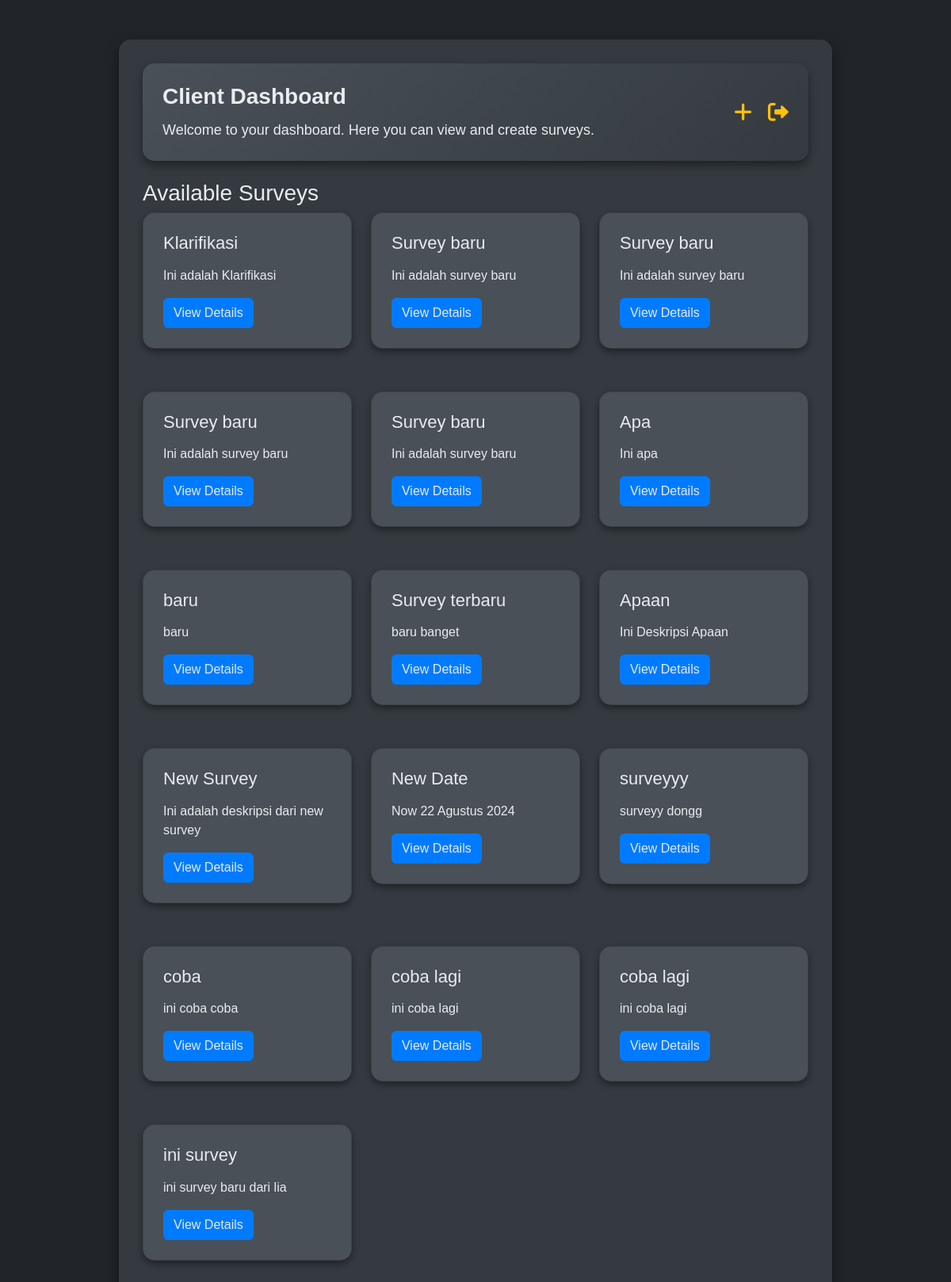
The page /client/index.php (signed in) on the database its author committed.
### tables this page shows
CREATE TABLE `surveys` (
  `id` int NOT NULL,
  `title` varchar(255) NOT NULL,
  `description` text,
  `created_by` int DEFAULT NULL,
  `created_at` timestamp NULL DEFAULT CURRENT_TIMESTAMP
);

### client/index.php (the view, shortened to what this page needs)
<?php
include('../config/db.php');
$stmt = $pdo->query("SELECT * FROM surveys");
$surveys = $stmt->fetchAll();
?>
<!DOCTYPE html>
<html lang="en">
<head>
    <link href="https://cdn.jsdelivr.net/npm/bootstrap@5.2.3/dist/css/bootstrap.min.css" rel="stylesheet"
>
    <link rel="stylesheet" href="https://cdnjs.cloudflare.com/ajax/libs/font-awesome/6.0.0-beta3/css/all.min.css">
    <link rel="stylesheet" href="https://cdn.jsdelivr.net/npm/sweetalert2@11.7.0/dist/sweetalert2.min.css">
    <link rel="stylesheet" href="../css/index_client.css">
</head>
<body>
    <div class="container">
        <div class="dashboard-header">
            <div>
                <h2>Client Dashboard</h2>
                <p>Welcome to your dashboard. Here you can view and create surveys.</p>
            </div>
            <div class="d-flex align-items-center">
                <i class="fas fa-plus btn-create-survey" id="createSurveyIcon" title="Create New Survey"></i>
                <i class="fas fa-sign-out-alt logout-icon" id="logoutIcon" title="Logout"></i>
            </div>
        </div>
        <h3 class="mt-4">Available Surveys</h3>
        <div class="row">
            <?php foreach ($surveys as $survey): ?>
            <div class="col-md-4 mb-4">
                <div class="card survey-card">
                    <div class="card-body survey-card-body">
                        <h5 class="card-title"><?= htmlspecialchars($survey['title']) ?></h5>
                        <p class="card-text"><?= htmlspecialchars($survey['description']) ?></p>
                        <button type="button" class="btn btn-secondary btn-view-details"
                            data-id="<?= $survey['id'] ?>">View Details</button>
                    </div>
                </div>
            </div>
            <?php endforeach; ?>
        </div>
    </div>
</body>
</html>

### css/index_client.css (style rules this page uses)
body { font-family: "Poppins", sans-serif; background-color: #212529; color: #e9ecef; margin: 0; padding: 0; }
.container { margin-top: 50px; max-width: 900px; background-color: #343a40; padding: 30px; border-radius: 15px; box-shadow: 0 8px 16px rgba(0, 0, 0, 0.5); }
.dashboard-header { background: linear-gradient(135deg, #495057, #343a40); color: #e9ecef; padding: 25px; border-radius: 15px; box-shadow: 0 6px 12px rgba(0, 0, 0, 0.4); display: flex; justify-content: space-between; align-items: center; }
.dashboard-header h2 { margin: 0; font-weight: 600; font-size: 28px; }
.dashboard-header p { margin: 12px 0 0; font-size: 18px; font-weight: 300; }
.btn-create-survey, .logout-icon { font-size: 26px; margin-left: 20px; color: #ffc107; transition: all 0.3s ease; cursor: pointer; }
.survey-card { border-radius: 15px; background-color: #495057; color: #e9ecef; box-shadow: 0 4px 8px rgba(0, 0, 0, 0.4); transition: transform 0.3s, box-shadow 0.3s; margin-bottom: 30px; }
.survey-card-body { padding: 25px; }
.card-title { font-size: 22px; font-weight: 500; margin-bottom: 15px; }
.card-text { font-size: 16px; font-weight: 300; }
.btn-view-details { background-color: #ffc107; border-color: #ffc107; color: #343a40; transition: background-color 0.3s, transform 0.3s; }
.btn-secondary { background-color: #007bff; border-color: #007bff; color: #e9ecef; transition: background-color 0.3s; }

### rows shown on the page
surveys: title "Klarifikasi", description "Ini adalah Klarifikasi"
surveys: title "Survey baru", description "Ini adalah survey baru"
surveys: title "Survey baru", description "Ini adalah survey baru"
surveys: title "Survey baru", description "Ini adalah survey baru"
surveys: title "Survey baru", description "Ini adalah survey baru"
surveys: title "Apa", description "Ini apa"
surveys: title "baru", description "baru"
surveys: title "Survey terbaru", description "baru banget"
surveys: title "Apaan", description "Ini Deskripsi Apaan"
surveys: title "New Survey", description "Ini adalah deskripsi dari new survey"
surveys: title "New Date", description "Now 22 Agustus 2024"
surveys: title "surveyyy", description "surveyy dongg"
surveys: title "coba", description "ini coba coba"
surveys: title "coba lagi", description "ini coba lagi"
surveys: title "coba lagi", description "ini coba lagi"
surveys: title "ini survey", description "ini survey baru dari lia"
